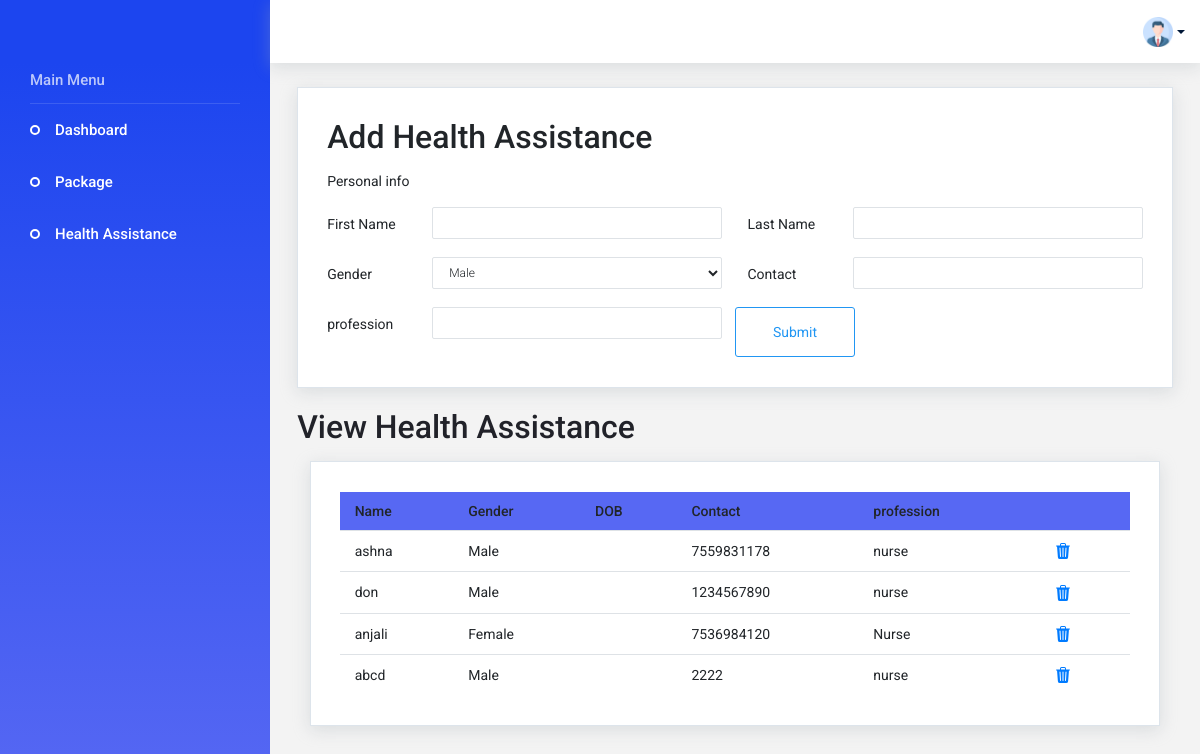
Page /health_assistance (signed in) on the committed database.
### app/models.py (models this page shows, shortened)
class HealthAssistant(models.Model):
    first_name = models.CharField(max_length=50)
    last_name = models.CharField(max_length=50)
    gender = models.CharField(max_length=50)
    phone_number = models.CharField(max_length=10)
    qualification = models.CharField(max_length=200)
    user_id = models.ForeignKey(CustomUser, on_delete=models.CASCADE)

### app/views.py (the view)
# urls.py: path('health_assistance', views.health_assistance, name="health_assistance"),
@cache_control(no_cache=True, must_revalidate=True, no_store=True)
@login_required(login_url=Login)
def health_assistance(request):
    user = CustomUser.objects.get(id=request.user.id)
    if request.method == 'POST':
        first_name = request.POST['first_name']
        last_name = request.POST['last_name']
        gender = request.POST['gender']
        phone_number = request.POST['phone_number']
        qualification = request.POST['qualification']
        data = HealthAssistant.objects.create(user_id=user, first_name=first_name,last_name=last_name, gender=gender, phone_number=phone_number,qualification=qualification)
        data.save()
        health_assistants = HealthAssistant.objects.filter(user_id=user)
        context = {
            'health_assistants': health_assistants,
            'User':user
        }
        return render(request, 'Agency/health-assistant.html', context)
    else:
        health_assistants = HealthAssistant.objects.filter(user_id=user)
        context = {
            'health_assistants': health_assistants,
            "User":user
        }
        return render(request, 'Agency/health-assistant.html', context)

### template/Agency/health-assistant.html (shortened to what this page needs)
{% extends 'Agency/index.html' %}
{% block content %}
  <div class="main-panel">
    <div class="content-wrapper">
      <div class="row">
        <div class="col-12 grid-margin">
          <div class="card">
            <div class="card-body">
              <h4 class="card-title" style="font-size: xx-large;">Add Health Assistance</h4>
              <form class="form-sample" action="{% url 'health_assistance' %}" method="post">
                <p class="card-description"> Personal info </p>
                <div class="row">
                  <div class="col-md-6">
                    <div class="form-group row">
                      <label class="col-sm-3 col-form-label">First Name</label>
                      <div class="col-sm-9">
                        <input type="text" name="first_name" class="form-control" />
                      </div>
                    </div>
                  </div>
                  <div class="col-md-6">
                    <div class="form-group row">
                      <label class="col-sm-3 col-form-label">Last Name</label>
                      <div class="col-sm-9">
                        <input type="text" name="last_name" class="form-control" />
                      </div>
                    </div>
                  </div>
                </div>
                <div class="row">
                  <div class="col-md-6">
                    <div class="form-group row">
                      <label class="col-sm-3 col-form-label">Gender</label>
                      <div class="col-sm-9">
                        <select class="form-control" name="gender">
                          <option>Male</option>
                        </select>
                      </div>
                    </div>
                  </div>
                <div class="col-md-6">
                  <div class="form-group row">
                    <label class="col-sm-3 col-form-label">Contact </label>
                    <div class="col-sm-9">
                      <input type="text" name="phone_number" class="form-control" />
                    </div>
                  </div>
                </div>
                <div class="col-md-6">
                  <div class="form-group row">
                    <label class="col-sm-3 col-form-label">profession </label>
                    <div class="col-sm-9">
                      <input type="text" name="qualification" class="form-control" />
                    </div>
                  </div>
                </div>
                <button type="submit" class="btn btn-outline-primary btn-fw">
                  Submit</button>
              </form>
            </div>
          </div>
        </div>
        <h4 class="card-title" style="font-size: xx-large; margin-top: 20px;">View Health Assistance </h4>
        <div class="col-lg-12  grid-margin ">
          <div class="card">
            <div class="card-body">
              <table class="table table-hover">
                <thead>
                  <tr>
                    <th>Name</th>
                    <th>Gender</th>
                    <th>DOB</th>
                    <th>Contact</th>
                    <th>profession</th>
                    <th></th>
                  </tr>
                </thead>
                <tbody>
                  {% for health_assistant in health_assistants %}
                  <tr>
                    <td>{{health_assistant.first_name}}</td>
                    <td>{{health_assistant.gender}}</td>
                    <td></td>
                    <td>{{health_assistant.phone_number}}</td>
                    <td>{{health_assistant.qualification}}</td>
                    <td><a href="{% url 'delete_healthassistant' id=health_assistant.id %}" style="padding-left: 20px;">
                    </a></td>
                  </tr>
                  {% endfor %}
                </tbody>
              </table>
            </div>
          </div>
        </div>
      </div>
    </div>
  </div>
{% endblock %}

### static/css/style1.css (style rules this page uses)
.card { box-shadow: 0 0 0 0 rgba(90, 113, 208, 0.11), 0 4px 16px 0 rgba(167, 175, 183, 0.33); border: solid 1px #dde4eb; border-radius: 0px; }
.card .card-title { color: #212529; }
.main-panel { transition: width 0.25s ease, margin 0.25s ease; width: calc(100% - 270px); min-height: calc(100vh - 63px); display: flex; flex-direction: column; }
.content-wrapper { background: #F3F3F3; padding: 1.5rem 1.7rem; width: 100%; flex-grow: 1; }

### template/Agency/index.html (style rules this page uses)
th { padding: 10px; background-color: #5768f3; color: white; }
td { padding: 8px; }

### rows in the picture
HealthAssistant: first_name "ashna", gender "Male", phone_number "7559831178", qualification "nurse"
HealthAssistant: first_name "don", gender "Male", phone_number "1234567890", qualification "nurse"
HealthAssistant: first_name "anjali", gender "Female", phone_number "7536984120", qualification "Nurse"
HealthAssistant: first_name "abcd", gender "Male", phone_number "2222", qualification "nurse"
